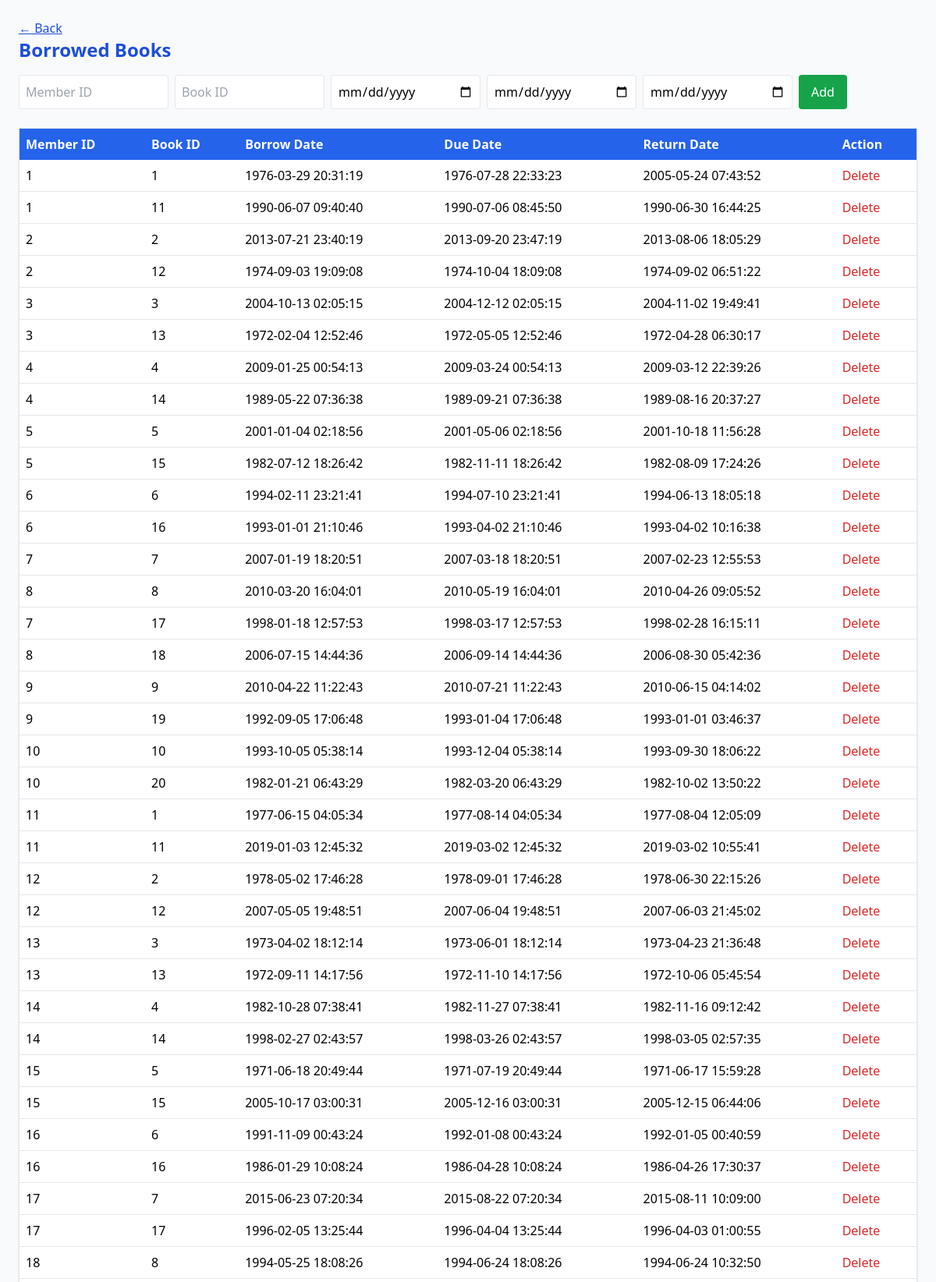
Screenshot of /borrowing.php (upper part) with the database file from the repository.
### tables this page shows
CREATE TABLE `borrowing_book` (
  `borrow_id` int(11) NOT NULL,
  `member_id` int(11) DEFAULT NULL,
  `book_id` int(11) DEFAULT NULL,
  `borrow_date` datetime DEFAULT NULL,
  `due_date` datetime DEFAULT NULL,
  `return_date` datetime DEFAULT NULL
);

### borrowing.php (the view, shortened to what this page needs)
<?php include 'config.php'; ?>
<!DOCTYPE html>
<html lang="en">
<head>
  <script src="https://cdn.tailwindcss.com"></script>
  <link rel="stylesheet" href="style.css">
</head>
<body class="bg-gray-50 p-6">
  <a href="index.php" class="text-blue-700 underline">← Back</a>
  <h1 class="text-2xl font-bold mb-4 text-blue-700">Borrowed Books</h1>
  <form action="add_record.php" method="POST" class="mb-6 flex flex-wrap gap-2">
    <input name="member_id" placeholder="Member ID" class="border p-2 rounded w-1/6">
    <input name="book_id" placeholder="Book ID" class="border p-2 rounded w-1/6">
    <input name="borrow_date" type="date" class="border p-2 rounded w-1/6">
    <input name="due_date" type="date" class="border p-2 rounded w-1/6">
    <input name="return_date" type="date" class="border p-2 rounded w-1/6">
    <button class="bg-green-600 text-white px-4 rounded hover:bg-green-700">Add</button>
  </form>
  <table class="w-full border bg-white rounded shadow">
    <tr class="bg-blue-600 text-white text-left">
      <th class="p-2">Member ID</th>
      <th class="p-2">Book ID</th>
      <th class="p-2">Borrow Date</th>
      <th class="p-2">Due Date</th>
      <th class="p-2">Return Date</th>
      <th class="p-2">Action</th>
    </tr>
    <?php
    $res = $conn->query("SELECT * FROM BORROWING_BOOK");
    while ($row = $res->fetch_assoc()) {
        echo "<tr class='border-b hover:bg-gray-100'>";
        echo "<td class='p-2'>{$row['member_id']}</td>";
        echo "<td class='p-2'>{$row['book_id']}</td>";
        echo "<td class='p-2'>{$row['borrow_date']}</td>";
        echo "<td class='p-2'>{$row['due_date']}</td>";
        echo "<td class='p-2'>{$row['return_date']}</td>";
        echo "<td class='p-2'><a href='delete_record.php?table=borrowing&member_id={$row['member_id']}&book_id={$row['book_id']}' class='text-red-600 hover:underline'>Delete</a></td>";
        echo "</tr>";
    }
    ?>
  </table>
</body>
</html>

### rows the page displays
borrowing_book: member "1", book "1", borrow_date "1976-03-29 20:31:19", due_date "1976-07-28 22:33:23", return_date "2005-05-24 07:43:52"
borrowing_book: member "1", book "11", borrow_date "1990-06-07 09:40:40", due_date "1990-07-06 08:45:50", return_date "1990-06-30 16:44:25"
borrowing_book: member "2", book "2", borrow_date "2013-07-21 23:40:19", due_date "2013-09-20 23:47:19", return_date "2013-08-06 18:05:29"
borrowing_book: member "2", book "12", borrow_date "1974-09-03 19:09:08", due_date "1974-10-04 18:09:08", return_date "1974-09-02 06:51:22"
borrowing_book: member "3", book "3", borrow_date "2004-10-13 02:05:15", due_date "2004-12-12 02:05:15", return_date "2004-11-02 19:49:41"
borrowing_book: member "3", book "13", borrow_date "1972-02-04 12:52:46", due_date "1972-05-05 12:52:46", return_date "1972-04-28 06:30:17"
borrowing_book: member "4", book "4", borrow_date "2009-01-25 00:54:13", due_date "2009-03-24 00:54:13", return_date "2009-03-12 22:39:26"
borrowing_book: member "4", book "14", borrow_date "1989-05-22 07:36:38", due_date "1989-09-21 07:36:38", return_date "1989-08-16 20:37:27"
borrowing_book: member "5", book "5", borrow_date "2001-01-04 02:18:56", due_date "2001-05-06 02:18:56", return_date "2001-10-18 11:56:28"
borrowing_book: member "5", book "15", borrow_date "1982-07-12 18:26:42", due_date "1982-11-11 18:26:42", return_date "1982-08-09 17:24:26"
borrowing_book: member "6", book "6", borrow_date "1994-02-11 23:21:41", due_date "1994-07-10 23:21:41", return_date "1994-06-13 18:05:18"
borrowing_book: member "6", book "16", borrow_date "1993-01-01 21:10:46", due_date "1993-04-02 21:10:46", return_date "1993-04-02 10:16:38"
borrowing_book: member "7", book "7", borrow_date "2007-01-19 18:20:51", due_date "2007-03-18 18:20:51", return_date "2007-02-23 12:55:53"
borrowing_book: member "8", book "8", borrow_date "2010-03-20 16:04:01", due_date "2010-05-19 16:04:01", return_date "2010-04-26 09:05:52"
borrowing_book: member "7", book "17", borrow_date "1998-01-18 12:57:53", due_date "1998-03-17 12:57:53", return_date "1998-02-28 16:15:11"
borrowing_book: member "8", book "18", borrow_date "2006-07-15 14:44:36", due_date "2006-09-14 14:44:36", return_date "2006-08-30 05:42:36"
borrowing_book: member "9", book "9", borrow_date "2010-04-22 11:22:43", due_date "2010-07-21 11:22:43", return_date "2010-06-15 04:14:02"
borrowing_book: member "9", book "19", borrow_date "1992-09-05 17:06:48", due_date "1993-01-04 17:06:48", return_date "1993-01-01 03:46:37"
borrowing_book: member "10", book "10", borrow_date "1993-10-05 05:38:14", due_date "1993-12-04 05:38:14", return_date "1993-09-30 18:06:22"
borrowing_book: member "10", book "20", borrow_date "1982-01-21 06:43:29", due_date "1982-03-20 06:43:29", return_date "1982-10-02 13:50:22"
borrowing_book: member "11", book "1", borrow_date "1977-06-15 04:05:34", due_date "1977-08-14 04:05:34", return_date "1977-08-04 12:05:09"
borrowing_book: member "11", book "11", borrow_date "2019-01-03 12:45:32", due_date "2019-03-02 12:45:32", return_date "2019-03-02 10:55:41"
borrowing_book: member "12", book "2", borrow_date "1978-05-02 17:46:28", due_date "1978-09-01 17:46:28", return_date "1978-06-30 22:15:26"
borrowing_book: member "12", book "12", borrow_date "2007-05-05 19:48:51", due_date "2007-06-04 19:48:51", return_date "2007-06-03 21:45:02"
borrowing_book: member "13", book "3", borrow_date "1973-04-02 18:12:14", due_date "1973-06-01 18:12:14", return_date "1973-04-23 21:36:48"
borrowing_book: member "13", book "13", borrow_date "1972-09-11 14:17:56", due_date "1972-11-10 14:17:56", return_date "1972-10-06 05:45:54"
borrowing_book: member "14", book "4", borrow_date "1982-10-28 07:38:41", due_date "1982-11-27 07:38:41", return_date "1982-11-16 09:12:42"
borrowing_book: member "14", book "14", borrow_date "1998-02-27 02:43:57", due_date "1998-03-26 02:43:57", return_date "1998-03-05 02:57:35"
borrowing_book: member "15", book "5", borrow_date "1971-06-18 20:49:44", due_date "1971-07-19 20:49:44", return_date "1971-06-17 15:59:28"
borrowing_book: member "15", book "15", borrow_date "2005-10-17 03:00:31", due_date "2005-12-16 03:00:31", return_date "2005-12-15 06:44:06"
borrowing_book: member "16", book "6", borrow_date "1991-11-09 00:43:24", due_date "1992-01-08 00:43:24", return_date "1992-01-05 00:40:59"
borrowing_book: member "16", book "16", borrow_date "1986-01-29 10:08:24", due_date "1986-04-28 10:08:24", return_date "1986-04-26 17:30:37"
borrowing_book: member "17", book "7", borrow_date "2015-06-23 07:20:34", due_date "2015-08-22 07:20:34", return_date "2015-08-11 10:09:00"
borrowing_book: member "17", book "17", borrow_date "1996-02-05 13:25:44", due_date "1996-04-04 13:25:44", return_date "1996-04-03 01:00:55"
borrowing_book: member "18", book "8", borrow_date "1994-05-25 18:08:26", due_date "1994-06-24 18:08:26", return_date "1994-06-24 10:32:50"
